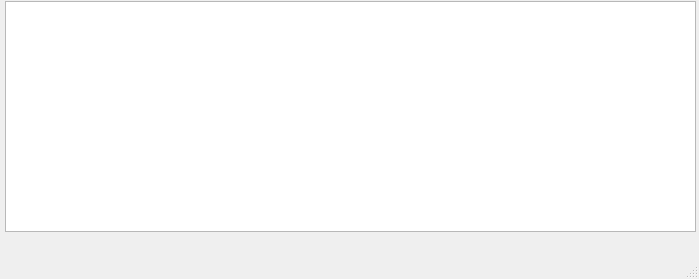
<?xml version="1.0" encoding="UTF-8"?>
<ui version="4.0">
 <class>MainWindow</class>
 <widget class="QMainWindow" name="MainWindow">
  <property name="geometry">
   <rect>
    <x>0</x>
    <y>0</y>
    <width>699</width>
    <height>279</height>
   </rect>
  </property>
  <property name="windowTitle">
   <string>MainWindow</string>
  </property>
  <widget class="QWidget" name="centralwidget">
   <widget class="QTableWidget" name="tableWidget">
    <property name="geometry">
     <rect>
      <x>5</x>
      <y>1</y>
      <width>691</width>
      <height>231</height>
     </rect>
    </property>
   </widget>
  </widget>
  <widget class="QMenuBar" name="menubar">
   <property name="geometry">
    <rect>
     <x>0</x>
     <y>0</y>
     <width>699</width>
     <height>21</height>
    </rect>
   </property>
  </widget>
  <widget class="QStatusBar" name="statusbar"/>
 </widget>
 <resources/>
 <connections/>
</ui>
